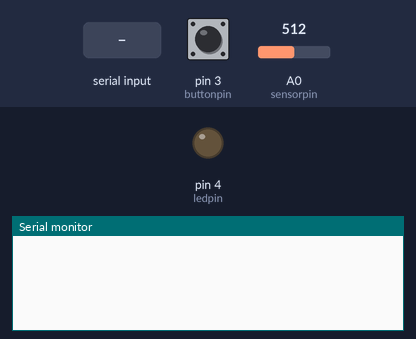
Bench run of a sketch on a simulated Arduino Uno, built with avr-gcc and run on an emulated ATmega328P. Parts: output pins drawn as LEDs (lit = HIGH), the last lines printed to the serial monitor. Inputs (shaded band) come from the test bench; at power-on: pin 3 (buttonpin) LOW, A0 (sensorpin) = 512.

Above: at 1.2 s.
1.3 s: pin 3 (buttonpin) pulled HIGH for 0.15 s
At 2.2 s:
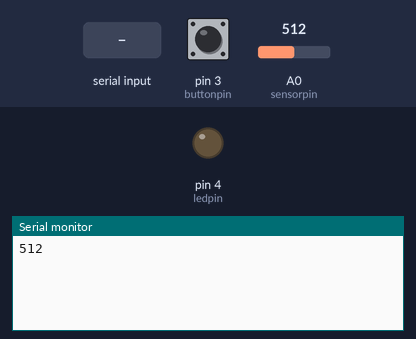
2.9 s: "90,45\n" received over Serial
At 3.8 s:
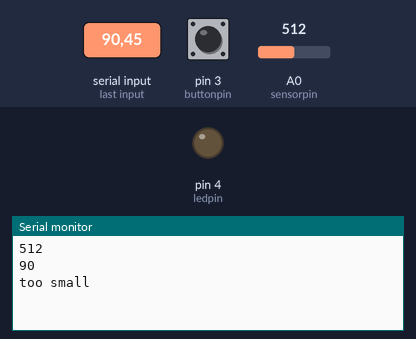

The sketch:

guess_what.ino
```cpp
int guess_number;
int guess = -1;
int y;
int buttonpin = 3;
int ledpin = 4;
int sensorpin = A0;
int sensorvalue = 0;
int buttonstate = 0;
int flag = 0;
void setup() {
  //Initialize serial and wait for port to open:
  Serial.begin(9600);
  pinMode(buttonpin,INPUT);
  pinMode(ledpin,OUTPUT);

  while (!Serial) {
    ; // wait for serial port to connect. Needed for native USB port only
  }
}


void loop() {
  sensorvalue = analogRead(sensorpin);
  buttonstate = digitalRead(buttonpin);
  if(buttonstate == HIGH && guess == -1){
    guess = sensorvalue;
    Serial.println(guess);
  }
  //Serial.println(buttonstate);
  if(Serial.available()){
    guess_number = Serial.parseInt();
    y = Serial.parseInt();
    Serial.println(guess_number);
    flag = 1;
  }
  if(guess_number > 0){
    if(guess_number > guess && flag == 1){
      Serial.println("too big");
      flag = 0;
    }else if(guess_number < guess && flag == 1){
      Serial.println("too small");
      flag = 0;
    }else if(guess_number == guess && flag == 1){
      Serial.println("correct");
      digitalWrite(ledpin,HIGH);
      flag = 0;
    }
  }
}
```

Measured:
- after the input at 1.3 s, the serial monitor: prints a new line at once (image 1)
- after the input at 2.9 s, the serial monitor: prints a new line at once (image 2)
